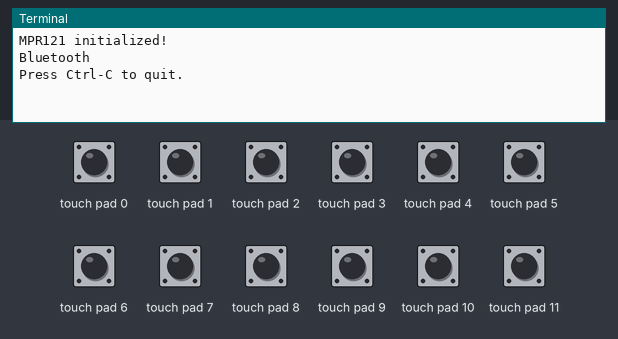
This program was run on a simulated Raspberry Pi (BCM pin numbers). Parts: the last lines printed to the terminal. The test bench sets the inputs (shaded band); at power-on: touch pad 0–11 LOW. The clock reads 2024-03-15 10:24:30 at power-on unless the program sets it; random numbers come from a fixed seed; threads take turns every 2 ms.

Above: at 1.2 s.
1.3 s: touch pad 0 pulled HIGH for 0.15 s
At 2.8 s:
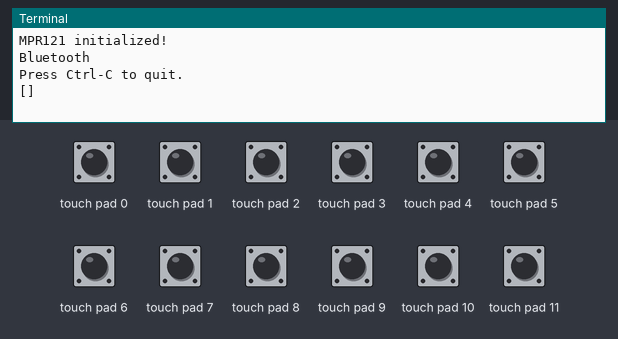
3.1 s: touch pad 1 pulled HIGH for 0.15 s
At 4.3 s:
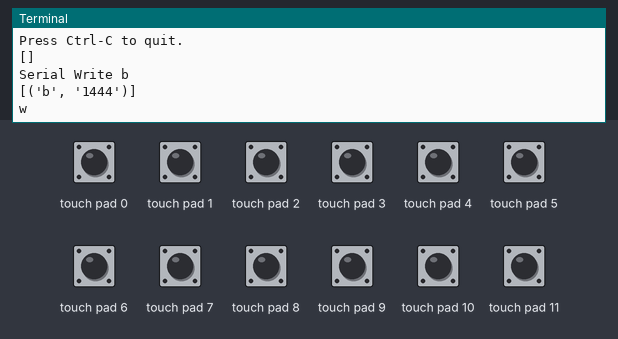
4.9 s: touch pad 2 pulled HIGH for 0.15 s
At 5.13 s:
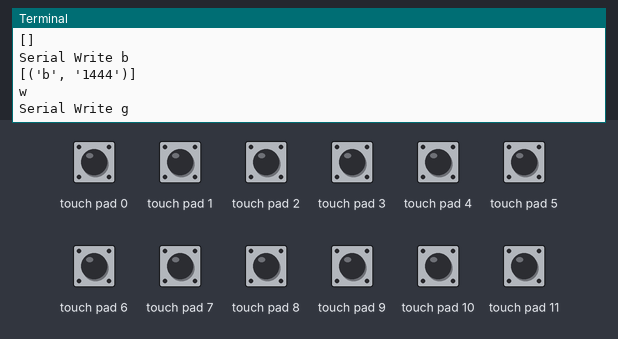
6.7 s: touch pad 3 pulled HIGH for 0.15 s
At 6.93 s:
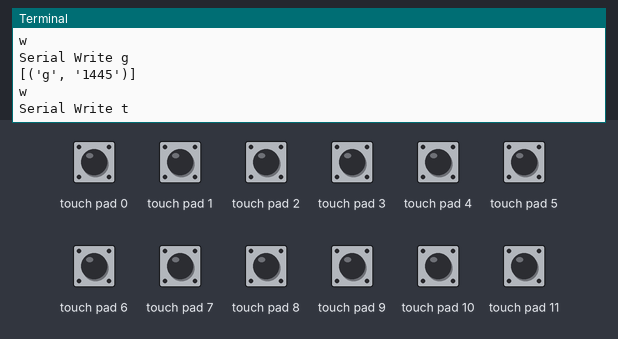
8.5 s: touch pad 2 pulled HIGH for 1 s
At 10.3 s:
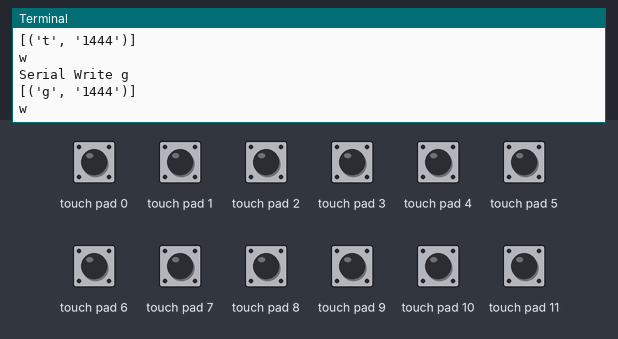
11.0 s: touch pad 1 pulled HIGH for 1 s
At 11.22 s:
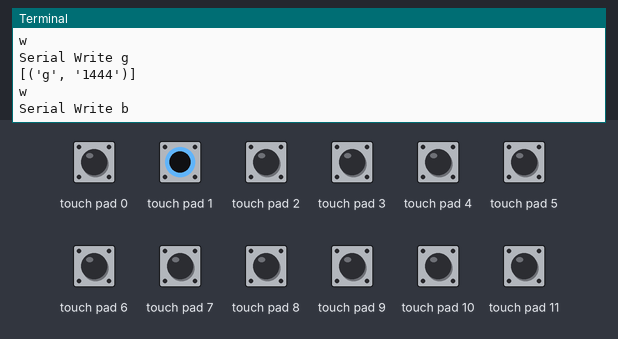

Measured:
- after the input at 1.3 s, the terminal: prints a new line after 0.34 s (image 1)
- after the input at 3.1 s, the terminal: prints a new line at once (image 2)
- after the input at 4.9 s, the terminal: prints a new line at once (image 3)
- after the input at 6.7 s, the terminal: prints a new line at once (image 4)
- after the input at 8.5 s, the terminal: prints a new line at once (image 5)
- after the input at 11.0 s, the terminal: prints a new line at once (image 6)

The program:

main.py
```python
import sys
import time
import datetime
from datetime import timedelta
import threading
import random


import Adafruit_MPR121.MPR121 as MPR121
import serial

import gesture_config
from bluetooth import *
import hand_writing


cap = MPR121.MPR121()

#ser = serial.Serial('/dev/cu.usbserial-DN05JJRP', 115200, timeout=0)

if not cap.begin():
    print('Error initializing MPR121.  Check your wiring!')
    sys.exit(1)
else:
    print('MPR121 initialized!')

bt_connection = Bluetooth()

wait_seconds = 300
recording = False

last_touched = cap.touched()
mode = gesture_config.mode

# この辺にsocketのimportとかを書く　サーバー
# ip=input()
# import socket
# args = sys.argv
# s = socket.socket(socket.AF_INET, socket.SOCK_STREAM)
# s.setsockopt(socket.SOL_SOCKET, socket.SO_REUSEADDR, 1)
# s.bind((args[1], 50000))
# s.listen(1)
# conn, addr = s.accept()

print('Press Ctrl-C to quit.')


def writing():
    while True:
        # 手書きモード
        if gesture_config.mode == 3:
            #print("Handwriting Mode")
            while True:
                input_key_lst = []
                record = 0
                record_count = 0
                hw_flag = True
                chr_list = []
                while True:
                    current_touched = cap.touched()
                    if record == 0:
                        record = 1
                        start_time = datetime.datetime.now()
                        last_now = start_time
                    try:
                        record_count += 1
                        for i in range(12):
                            pin_bit = 1 << i
                            if current_touched & pin_bit and not last_touched & pin_bit:
                                last_now = datetime.datetime.now()
                                rec_time = (last_now - start_time).total_seconds() * 1000
                                if len(input_key_lst) == 0 and gesture_config.key_lst[i].chr == '-':
                                    hw_flag = False
                                if hw_flag:
                                    # シリアルで文字を送る
                                    if gesture_config.key_lst[i].chr != '-':
                                        chr_list.append(
                                            (gesture_config.key_lst[i].chr, str(int(rec_time))))
                                        # conn.send(gesture_config.key_lst[i].chr.encode()) # 文字を送っている、send
                                        print("Serial Write {}".format(
                                            gesture_config.key_lst[i].chr))
                                else:
                                    # 手書きではない時
                                    if not gesture_config.key_lst[i] in input_key_lst:
                                        input_key_lst.append(gesture_config.key_lst[i])
                    finally:
                        now = datetime.datetime.now()
                    ep_time_from_last = (now - last_now).total_seconds() * 1000
                    # ep_time_ave = min(1000, max((ep_time_ave * (record_count - 1) + ep_time_from_last) / record_count, 300))
                    if abs(ep_time_from_last) > wait_seconds and start_time != last_now:
                        print(chr_list)
                        val = hand_writing.judge_hand_writing(chr_list)
                        if val == 'h':
                            val = random.choice(['h','k'])
                        elif val == '=':
                            break
                        print(val)
                        bt_connection.send(val.encode())
                        # save = []
                        # for i in range(len(chr_list)):
                        #     for j in range(2):
                        #         save.append(chr_list[i][j])
                        # save = " ".join(save)
                        # conn.send(save.encode())
                        break
                    last_touched = current_touched
                # gesture判定
                if not hw_flag and input_key_lst != []:
                    # print(input_key_lst)
                    for g in gesture_config.ges_lst[gesture_config.mode - 1]:
                        res, out = g.judge_gesture(input_key_lst)
                        if res == 1 and out != None:
                            if not type(out) is bytes:
                                val = out.encode()
                            else:
                                val = out
                            bt_connection.send(val)
                            break
                if gesture_config.mode != 3:
                    break
        # フリックモード
        elif gesture_config.mode == 1 or gesture_config.mode == 2:
            # if gesture_config.mode == 1:
                #print("Alphabet Flick Mode")
            # elif gesture_config.mode == 2:
                #print("Number Flick Mode")
            while True:
                input_key_lst = []
                record = 0
                while True:
                    current_touched = cap.touched()
                    if record == 0:
                        record = 1
                        start_time = datetime.datetime.now()
                        last_now = start_time
                    try:
                        for i in range(12):
                            pin_bit = 1 << i
                            if current_touched & pin_bit and not last_touched & pin_bit:
                                last_now = datetime.datetime.now()
                                rec_time = (last_now - start_time).total_seconds() * 1000
                                if not gesture_config.key_lst[i] in input_key_lst:
                                    input_key_lst.append(gesture_config.key_lst[i])
                    finally:
                        now = datetime.datetime.now()
                    ep_time_from_last = (now - last_now).total_seconds() * 1000
                    if abs(ep_time_from_last) > wait_seconds and start_time != last_now:
                        break
                    last_touched = current_touched
                print(input_key_lst)
                # gesture判定
                if input_key_lst != []:
                    for g in gesture_config.ges_lst[gesture_config.mode - 1]:
                        res, out = g.judge_gesture(input_key_lst)
                        if res == 1 and out != None:
                            if not type(out) is bytes:
                                val = out.encode()
                            else:
                                val = out
                            bt_connection.send(val)
                            break
                if gesture_config.mode == 3:
                    break


def receiving():
    while(1):
        pass
        # data = conn.recv(1024)
        # #data = data.decode()
        # if data:
        #     print("receive:")
        #     print(data)
        #     bt_connection.send(data)


if __name__ == '__main__':
    t1 = threading.Thread(target=writing)
    t2 = threading.Thread(target=receiving)

    t1.start()
    t2.start()

# s.close()
```

gesture_config.py
```python
from flick import *
#import flick
import struct

mode = 3
upper_flag = False

# Keyの宣言
# 雑実装のキー配置
# ijkl = Key(0, 'ijkl', 'u')
# delete = Key(1, 'delete', '-')
# space = Key(2, 'space', '-')
# wxyzh = Key(3, 'wxyzh', 'j')
# pcqe = Key(4, 'pcqe', 'm')
# brqdq = Key(5, 'brqdq', 'n')
# rstuv = Key(6, 'rstuv', 'h')
# assc = Key(7, 'assc', 'b')
# mnopq = Key(8, 'mnopq', 'g')
# cul = Key(9, 'cul', '-')
# abcd = Key(10, 'abcd', 't')
# efgh = Key(11, 'efgh', 'y')

# 染谷研プロトタイプのキー配置
# delete = Key(0, 'delete', '-')
# space = Key(1, 'space', '-')
# ijkl = Key(2, 'ijkl', 'u')
# wxyzh = Key(3, 'wxyzh', 'j')
# pcqe = Key(4, 'pcqe', 'm')
# efgh = Key(5, 'efgh', 'y')
# rstuv = Key(6, 'rstuv', 'h')
# brqdq = Key(7, 'brqdq', 'n')
# abcd = Key(8, 'abcd', 't')
# mnopq = Key(9, 'mnopq', 'g')
# assc = Key(10, 'assc', 'b')
# cul = Key(11, 'cul', '-')

# 完成品
delete = Key(11, 'delete', '-')
space = Key(10, 'space', '-')
ijkl = Key(9, 'ijkl', 'u')
wxyzh = Key(8, 'wxyzh', 'j')
pcqe = Key(7, 'pcqe', 'm')
efgh = Key(6, 'efgh', 'y')
rstuv = Key(5, 'rstuv', 'h')
brqdq = Key(4, 'brqdq', 'n')
abcd = Key(3, 'abcd', 't')
mnopq = Key(2, 'mnopq', 'g')
assc = Key(1, 'assc', 'b')
cul = Key(0, 'cul', '-')


# Gestureによる処理の定義
def out_cmd(code):
    print("command : {}".format(code))
    return struct.pack('b', code)


def change_mode(d):
    global mode
    # print(d)
    if d == 'r':
        mode = min(mode + 1, 3)
        print("change mode", mode)
    elif d == 'l':
        mode = max(mode - 1, 1)
        print("change mode", mode)
    return None


def out_alph(c):
    if upper_flag:
        print(str.upper(c))
        return str.upper(c)
    else:
        print(c)
        return c


def out_chr(c):
    print(c)
    return c


def out_num(n):
    print(n)
    return n


def set_upper_flag(arg):
    global upper_flag
    upper_flag = not upper_flag
    return None


# Gestureの宣言
# モード共通 0
spc = Gesture([space], out_chr, ' ', 0)
dlt = Gesture([delete], out_cmd, 8, 0)
enter = Gesture([delete, space, pcqe], out_cmd, 10, 0, True)
mode_r = Gesture([space, wxyzh, rstuv, mnopq, cul], change_mode, 'r', 0, True)
mode_l = Gesture([cul, mnopq, rstuv, wxyzh, space], change_mode, 'l', 0, True)
right = Gesture([cul, abcd, efgh, ijkl, delete], out_cmd, 7, 0, True)
left = Gesture([delete, ijkl, efgh, abcd, cul], out_cmd, 11, 0, True)

# アルファベットフリック入力モード 1
a = Gesture([abcd], out_alph, 'a', 1)
b = Gesture([abcd, cul], out_alph, 'b', 1)
c = Gesture([abcd, efgh], out_alph, 'c', 1)
d = Gesture([abcd, mnopq], out_alph, 'd', 1)
e = Gesture([efgh], out_alph, 'e', 1)
f = Gesture([efgh, abcd], out_alph, 'f', 1)
g = Gesture([efgh, ijkl], out_alph, 'g', 1)
h = Gesture([efgh, rstuv], out_alph, 'h', 1)
i = Gesture([ijkl], out_alph, 'i', 1)
j = Gesture([ijkl, efgh], out_alph, 'j', 1)
k = Gesture([ijkl, delete], out_alph, 'k', 1)
l = Gesture([ijkl, wxyzh], out_alph, 'l', 1)
m = Gesture([mnopq], out_alph, 'm', 1)
n = Gesture([mnopq, cul], out_alph, 'n', 1)
o = Gesture([mnopq, abcd], out_alph, 'o', 1)
p = Gesture([mnopq, rstuv], out_alph, 'p', 1)
q = Gesture([mnopq, assc], out_alph, 'q', 1)
r = Gesture([rstuv], out_alph, 'r', 1)
s = Gesture([rstuv, mnopq], out_alph, 's', 1)
t = Gesture([rstuv, efgh], out_alph, 't', 1)
u = Gesture([rstuv, wxyzh], out_alph, 'u', 1)
v = Gesture([rstuv, brqdq], out_alph, 'v', 1)
w = Gesture([wxyzh], out_alph, 'w', 1)
x = Gesture([wxyzh, rstuv], out_alph, 'x', 1)
y = Gesture([wxyzh, ijkl], out_alph, 'y', 1)
z = Gesture([wxyzh, space], out_alph, 'z', 1)
hyphen = Gesture([wxyzh, pcqe], out_chr, '-', 1)
at = Gesture([assc], out_chr, '@', 1)
slash = Gesture([assc, cul], out_chr, '/', 1)
sharp = Gesture([assc, mnopq], out_chr, '#', 1)
colon = Gesture([assc, brqdq], out_chr, ':', 1)
brcl = Gesture([brqdq], out_chr, '(', 1)
brcr = Gesture([brqdq, assc], out_chr, ')', 1)
quot = Gesture([brqdq, rstuv], out_chr, "'", 1)
dubquot = Gesture([brqdq, pcqe], out_chr, '"', 1)
period = Gesture([pcqe], out_chr, '.', 1)
comma = Gesture([pcqe, brqdq], out_chr, ',', 1)
question = Gesture([pcqe, wxyzh], out_chr, '?', 1)
exclam = Gesture([pcqe, space], out_chr, '!', 1)
chuplow = Gesture([cul], set_upper_flag, None, 1)

# 数字入力モード 2
zero = Gesture([cul], out_num, '0', 2)
one = Gesture([abcd], out_num, '1', 2)
two = Gesture([efgh], out_num, '2', 2)
three = Gesture([ijkl], out_num, '3', 2)
four = Gesture([mnopq], out_num, '4', 2)
five = Gesture([rstuv], out_num, '5', 2)
six = Gesture([wxyzh], out_num, '6', 2)
seven = Gesture([assc], out_num, '7', 2)
eight = Gesture([brqdq], out_num, '8', 2)
nine = Gesture([pcqe], out_num, '9', 2)

# Key list
# 雑実装のキー配置
#key_lst = [ijkl, delete, space, wxyzh, pcqe, brqdq, rstuv, assc, mnopq, cul, abcd, efgh]
# 染谷研プロトタイプのキー配置
#key_lst = [delete, space, ijkl, wxyzh, pcqe, efgh, rstuv, brqdq, abcd, mnopq, assc, cul]
key_lst = [cul, assc, mnopq, abcd, brqdq, rstuv, efgh, pcqe, wxyzh, ijkl, space, delete]

# Gesture list
ges_lst = [[spc, dlt, enter, mode_l, mode_r, right, left, a, b, c, d, e, f, g, h, i, j, k, l, m, n, o, p, q, r, s, t, u, v, w, x, y,
            z, hyphen, at, slash, sharp, colon, brcl, brcr, quot, dubquot, period, comma, question, exclam, chuplow], [spc, dlt, enter, mode_l, mode_r, right, left, zero, one, two, three, four, five, six, seven, eight, nine], [spc, dlt, enter, mode_l, mode_r, right, left]]
```

bluetooth.py
```python
# (licence header left out)
import serial
import struct


class Bluetooth():
    DEVICE_FILE = '/dev/serial0'
    BAUDRATE = 115200

    def __init__(self):
        try:
            self._conn = serial.Serial(self.DEVICE_FILE, self.BAUDRATE)
            self._dummy = False
            print('Bluetooth')
        except serial.SerialException:
            self._conn = None
            self._dummy = True
            print('Dummy Bluetooth')

    def send(self, string):
        """Send |string| as a series of characters. |string| should be
           alphabets, numbers and symbols which can be typed from your keyboard."""
        if self._dummy:
            print('bluetooth: {}'.format(string))
            return
        self._conn.write(string)

    # See http://ww1.microchip.com/downloads/en/DeviceDoc/bluetooth_cr_UG-v1.0r.pdf
    # for detail.
    UART_CODES = {
        'KEY_DELETE': 4,
        'KEY_RIGHT': 7,
        'KEY_BACKSPACE': 8,
        'KEY_ENTER': 10,
        'KEY_LEFT': 11,
        'KEY_DOWN': 12,
        'KEY_UP': 14,
    }

    def command(self, cmd):
        if cmd not in self.UART_CODES:
            print('Unknown Command: {}'.format(cmd))
            return
        if self._dummy:
            print('bluetooth: command({})'.format(cmd))
            return
        self.send(struct.pack('b', self.UART_CODES[cmd]))


if __name__ == '__main__':
    bt_connection = Bluetooth()
    while True:
        val = input()
        if val == "exit":
            break
        val = val.encode()
        bt_connection.send(val)
```

hand_writing.py
```python
hw_lst = []

class HandWriting:
    def __init__(self, chr,length, begin, end, via = None):
        self.chr = chr
        self.length = length
        self.begin = begin
        self.end = end
        if via == None:
            self.via = begin
        else:
            self.via = via
        hw_lst.append(self)

    def __repr__(self):
        return self.chr

a_hw = HandWriting('a', 11, 'u', 'm', 'j')
x_hw = HandWriting('x', 6, 't', 'b', 'm')
b_hw = HandWriting('b', 7, 't', 'b', 'n')
c_hw = HandWriting('c', 7, 'u', 'm', 'g')
d_hw = HandWriting('d', 8, 'j', 'm')
d_hw2 = HandWriting('d', 8, 'h', 'n')
e_hw = HandWriting('e', 10, 'g', 'm', 'b')
f_hw = HandWriting('f', 7, 'u', 'j')
g_hw = HandWriting('g', 8, 'u', 'n')
g_hw2 = HandWriting('g', 8, 'y', 'b')
h_hw = HandWriting('h', 6, 't', 'n') # TODO
h_hw2 = HandWriting('h', 6, 'y', 'm') # TODO
i_hw = HandWriting('i', 3, 'h', 'y')
i_hw2 = HandWriting('i', 3, 'g', 't')
i_hw3 = HandWriting('i', 3, 'j', 'u')
j_hw = HandWriting('j', 4, 'h', 'y', 'b')
j_hw2 = HandWriting('j', 4, 'j', 'u', 'n')
k_hw = HandWriting('k', 6, 't', 'n') # TODO
p_hw2 = HandWriting('p', 7, 'y', 'n', 'u')
b_hw2 = HandWriting('b', 7, 'y', 'n', 'm')
q_hw2 = HandWriting('q', 7, 'y', 'n', 't')
l_hw = HandWriting('l', 3, 'y', 'n')
l_hw2 = HandWriting('l', 3, 't', 'b')
l_hw3 = HandWriting('l', 3, 'u', 'm')
m_hw = HandWriting('m', 13, 't', 'm')
z_hw = HandWriting('z', 7, 't', 'm', 'h')
n_hw = HandWriting('n', 9, 't', 'm', 'y')
o_hw = HandWriting('o', 9, 'y', 'y')
p_hw = HandWriting('p', 7, 't', 'b', 'y')
q_hw = HandWriting('q', 7, 'u', 'm', 'j')
r_hw = HandWriting('r', 7, 't', 'u', 'y')
s_hw = HandWriting('s', 9, 'u', 'b')
t_hw = HandWriting('t', 7, 'g', 'm')
u_hw = HandWriting('u', 9, 't', 'm', 'n')
v_hw = HandWriting('v', 7, 't', 'u', 'n')
w_hw = HandWriting('w', 10, 't', 'u')
y_hw = HandWriting('y', 5, 't', 'b')


hw_dic = {}

for hw in hw_lst:
    k = hw.begin + hw.end
    if not k in hw_dic:
        hw_dic[k] = []
    hw_dic[k].append(hw)


def argmin(arr):
    return [i for i, v in enumerate(arr) if v == min(arr)]


def judge_hand_writing(input_lst):
    input_data = [inp[0] for inp in input_lst]
    if len(input_data) == 0:
        return '='
    k = input_data[0] + input_data[-1]
    if k in hw_dic:
        if len(hw_dic[k]) == 1:
            return hw_dic[k][0].chr
        else:
            argmin_lst = argmin([abs(hw.length - len(input_data)) for hw in hw_dic[k]])
            if len(argmin_lst) == 1:
                return hw_dic[k][argmin_lst[0]].chr
            else:
                for am in argmin_lst:
                    if hw_dic[k][am].via in input_data:
                        return hw_dic[k][am].chr
    return 'w'

if __name__=='__main__':
    print(hw_dic)
    print(judge_hand_writing([('h',0),('n',100),('b',200),('y',300)]))
```

flick.py
```python
class Key:
    def __init__(self, pin, name, chr):
        self.pin = pin
        self.name = name
        self.chr = chr

    def __repr__(self):
        return self.name


class Gesture:
    def __init__(self, key_lst, process, output, mode, unique_key=False):
        self.key_lst = key_lst
        self.process = process
        self.output = output
        self.interval = 50
        self.mode = mode
        self.unique_key = unique_key

    def judge_gesture(self, input_lst):
        if self.unique_key:
            if self.key_lst == input_lst:
                out = self.process(self.output)
                return 1, out
            else:
                return 0, None
        else:
            if self.key_lst == input_lst[0:2]:
                out = self.process(self.output)
                return 1, out
            else:
                return 0, None
```
